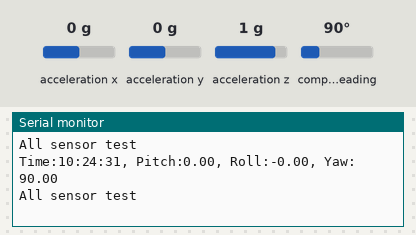
The sketch below on a simulated Arduino Mega 2560, built with avr-gcc and run on an emulated ATmega2560. On the bench: the last lines printed to the serial monitor. Inputs (shaded band) come from the test bench; at power-on: acceleration x 0 g, acceleration y 0 g, acceleration z 1 g, compass heading 90°. The local clock reads 2024-03-15 10:24:30 at power-on unless the sketch sets it.

Above: at 1.2 s.
1.3 s: acceleration x set to -1.4 g
At 2.6 s:
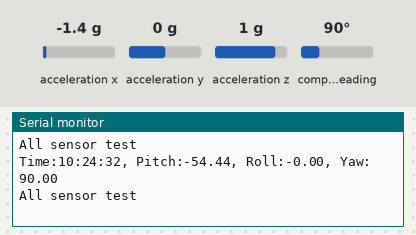
2.8 s: acceleration y set to -1.4 g
At 3.9 s:
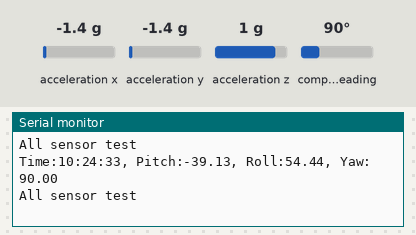
4.3 s: acceleration z set to -1.4 g
At 5.6 s:
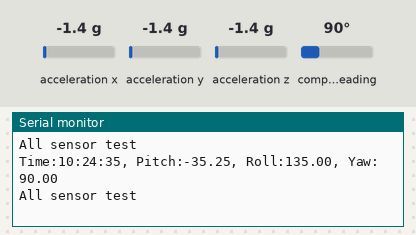
5.8 s: compass heading set to 7°
At 6.6 s:
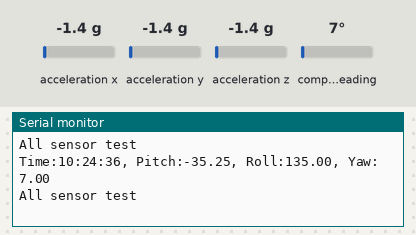
7.3 s: compass heading set to 180°
At 7.3 s:
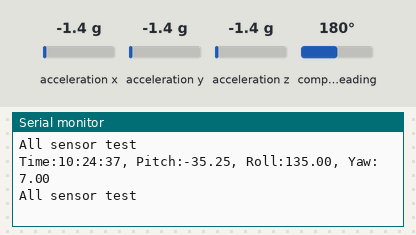
Timing chart, 0 to 10.3 s (numbered marks = the images above; inputs shaded):
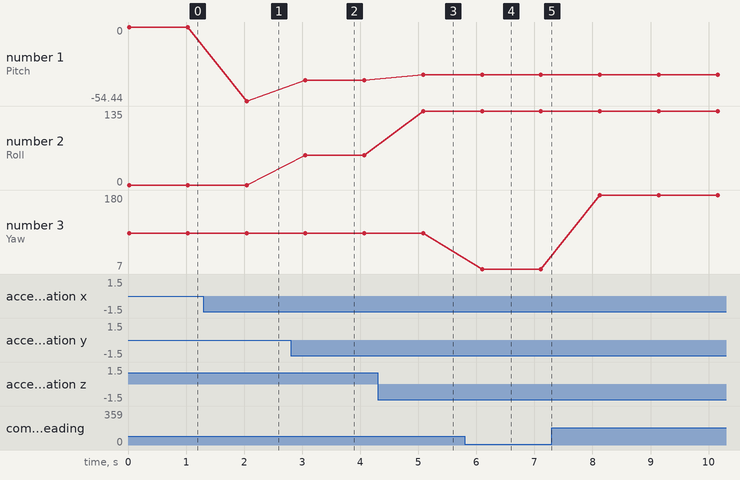

Measured:
- after the input at 1.3 s, the serial monitor: prints a new line after 0.74 s (image 1)
- after the input at 2.8 s, the serial monitor: prints a new line after 0.26 s (image 2)
- after the input at 4.3 s, the serial monitor: prints a new line after 0.78 s (image 3)
- after the input at 5.8 s, the serial monitor: prints a new line after 0.30 s (image 4)
- plotted number 1: 0 → -54.44 after the input at 1.3 s, -54.44 → -39.13 after the input at 2.8 s, -39.13 → -35.25 after the input at 4.3 s
- plotted number 2: 0 → 54.44 after the input at 2.8 s, 54.44 → 135 after the input at 4.3 s
- plotted number 3: 90 → 7 after the input at 5.8 s, 7 → 180 after the input at 7.3 s

The sketch:

BNO_RTC_testing.ino
```cpp
#include <Wire.h>
#include "RTClib.h"
#include <Adafruit_BNO055.h>

RTC_PCF8523 rtc;
Adafruit_BNO055 bno;

float temp, pressure, real_altitude, accel_x, accel_y, accel_z, pitch, roll, yaw;
int seaLevelhPa = 102540;
int RTC_fail = 4;
int BNO_fail = 12;
int LOOP = 22;

void setup() {

  Serial.begin(9600);
  Wire.begin();
  Serial.println(F("All sensor test"));

  digitalWrite(RTC_fail, LOW);
  digitalWrite(BNO_fail, LOW);
  digitalWrite(LOOP, LOW);

  // RTC INITIALIZATION ==============================================
  while (! rtc.begin()) {
    Serial.println("Couldn't find RTC");
    digitalWrite(RTC_fail, HIGH);
  }
  digitalWrite(RTC_fail, LOW);

  if (! rtc.initialized()) {
    Serial.println("RTC is NOT running!");
    // following line sets the RTC to the date & time this sketch was compiled
    rtc.adjust(DateTime(F(__DATE__), F(__TIME__)));
    // This line sets the RTC with an explicit date & time, for example to set
    // January 21, 2014 at 3am you would call:
    // rtc.adjust(DateTime(2014, 1, 21, 3, 0, 0));
  }
  // RTC END INIT =====================================================

  // BNO INITIALIZATION ===============================================
   while (!bno.begin())
  {
    Serial.print("BNO055 initialization failed!");
    digitalWrite(BNO_fail, HIGH);
  }
  digitalWrite(BNO_fail, LOW);

  bno.setExtCrystalUse(true);
  // BNO END INIT =====================================================

}

String getDateTime(){
  String dateTime = "";
  DateTime now = rtc.now();
  dateTime += String(now.hour(), DEC);
  dateTime += ":";
  dateTime += String(now.minute(), DEC);
  dateTime += ":";
  dateTime += String(now.second(), DEC);
  return dateTime;
}

void loop() {
  imu::Vector<3> accel_euler = bno.getVector(Adafruit_BNO055::VECTOR_ACCELEROMETER);
  accel_x = accel_euler.x();
  accel_y = accel_euler.y();
  accel_z = accel_euler.z();

  imu::Vector<3> euler = bno.getVector(Adafruit_BNO055::VECTOR_EULER);
  pitch = euler.y();
  roll = euler.z();
  yaw = euler.x();

  String str = "";
  str += "Time:";
  str += getDateTime();
  str += ", ";
  str += "Pitch:";
  str += pitch;
  str += ", ";
  str += "Roll:";
  str += roll;
  str += ", ";
  str += "Yaw: ";
  str += yaw;
  str += "\n";

  Serial.println(str);
  Serial.println();

  Serial.println(F("All sensor test"));

  delay(500);
  digitalWrite(LOOP, LOW);
  delay(500);
  digitalWrite(LOOP, HIGH);
}
```
